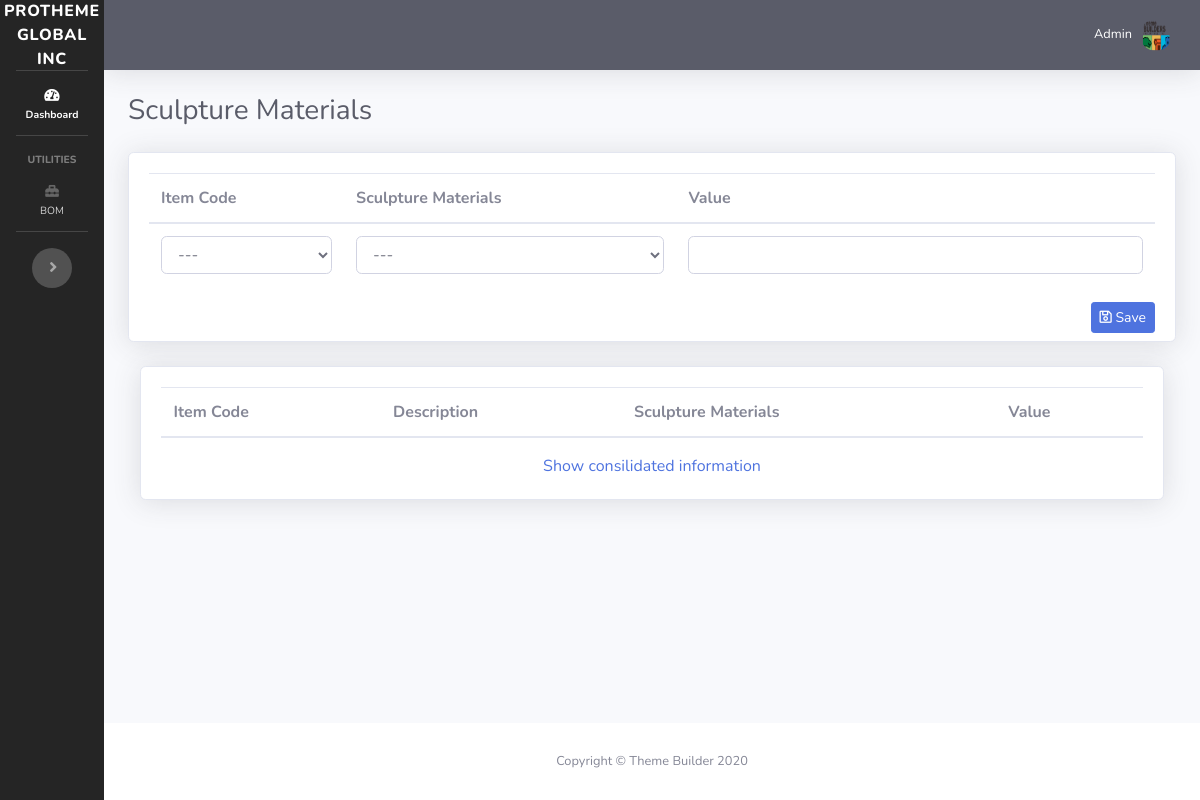
The app's page /sculpture-materials.php, older data.
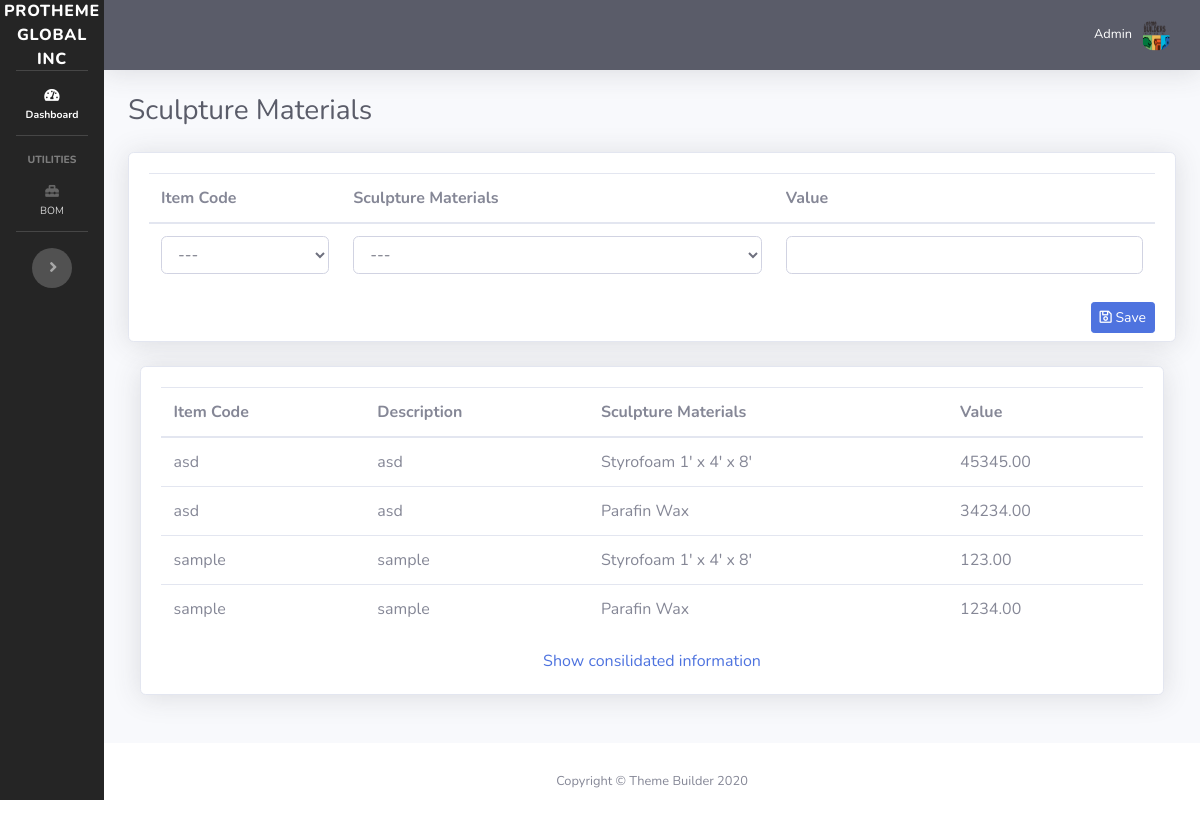
The same page, newer data.
### tables this page shows
CREATE TABLE `item_sculpture_material` (
  `id` int(11) NOT NULL,
  `item_id` int(11) NOT NULL,
  `sculpture_id` int(11) NOT NULL,
  `item_value` decimal(12,2) NOT NULL
);

CREATE TABLE `item` (
  `id` int(11) NOT NULL,
  `item_code` varchar(128) NOT NULL,
  `item_description` varchar(128) NOT NULL,
  `material` varchar(128) NOT NULL,
  `finish` varchar(128) NOT NULL
);

CREATE TABLE `sculpture_materials` (
  `id` int(11) NOT NULL,
  `description` varchar(128) NOT NULL
);

### sculpture-materials.php (the view, shortened to what this page needs)
<?php
require_once 'dbh.php';
include("sidebar.php");
$getItemSculptureMaterials = $mysqli->query('SELECT i.item_code, i.item_description, ism.item_value, sm.description
FROM item_sculpture_material ism
JOIN item i
ON i.id = ism.item_id
JOIN sculpture_materials sm
ON sm.id = ism.sculpture_id') or die ($mysqli->error);
?>
<div id="content-wrapper" class="d-flex flex-column">
    <div id="content">
        <?php
        include("topbar.php");
        ?>
        <div class="container-fluid">
            <div class="d-sm-flex align-items-center justify-content-between mb-4">
                <h1 class="h3 mb-0 text-gray-800">Sculpture Materials</h1>
            </div>
            <div class="row">
                <div class="col-lg-12 mb-4">
                    <div class="card shadow mb-4">
                        <form action="process_item.php" method="POST" class="mb-1">
                            <div class="card-body">
                                <table class="table">
                                    <thead>
                                    <tr>
                                        <th>Item Code</th>
                                        <th>Sculpture Materials</th>
                                        <th>Value</th>
                                    </tr>
                                    </thead>
                                    <tbody>
                                    <tr>
                                        <td>
                                            <select class="form-control" name="item_code" required>
                                                <option value="">---</option>
                                            </select>
                                        </td>
                                        <td>
                                            <select class="form-control" name="sculpture_material" required>
                                                <option value="">---</option>
                                            </select>
                                        </td>
                                        <td>
                                            <input type="number" name="item_value" class="form-control" step="0.00001"  required>
                                        </td>
                                    </tr>
                                    </tbody>
                                </table>
                                <button type="submit" class="btn btn-primary btn-sm mb-1 float-right" name="save_sculpture_materials"><i class="far fa-save"></i> Save</button>
                        </form>
                    </div>
                </div>
                <div class="col-lg-12 mb-4">
                    <div class="card shadow mb-12" style="padding: 2%;">
                        <table class="table" id="itemSculptureMaterials">
                            <thead>
                            <tr>
                                <th>Item Code</th>
                                <th>Description</th>
                                <th>Sculpture Materials</th>
                                <th>Value</th>
                            </tr>
                            </thead>
                            <tbody>
                            <?php while($newItemSculptureMaterials=$getItemSculptureMaterials->fetch_assoc()){ ?>
                                <tr>
                                    <td><?php echo $newItemSculptureMaterials['item_code']; ?></td>
                                    <td><?php echo $newItemSculptureMaterials['item_description']; ?></td>
                                    <td><?php echo $newItemSculptureMaterials['description']; ?></td>
                                    <td><?php echo $newItemSculptureMaterials['item_value']; ?></td>
                                </tr>
                            <?php }?>
                            </tbody>
                        </table>
                        <a href="sculpture_materials_consolidated.php" target="_blank" style="text-align: center;">Show consilidated information</a>
                    </div>
                </div>
            </div>
        </div>
    </div>
</div>
<?php include("footer.php"); ?>

Row changes from the older to the newer data that the page shows:
added item_sculpture_material: item.item_code "asd", item.item_description "asd", sculpture.description "Styrofoam 1' x 4' x 8'", item_value "45345.00"
added item_sculpture_material: item.item_code "asd", item.item_description "asd", sculpture.description "Parafin Wax", item_value "34234.00"
added item_sculpture_material: item.item_code "sample", item.item_description "sample", sculpture.description "Styrofoam 1' x 4' x 8'", item_value "123.00"
added item_sculpture_material: item.item_code "sample", item.item_description "sample", sculpture.description "Parafin Wax", item_value "1234.00"
